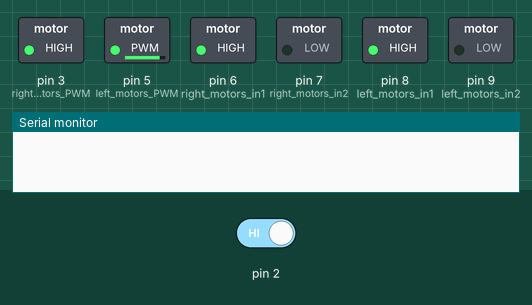
Bench run of a sketch on a simulated Arduino Uno, built with avr-gcc and run on an emulated ATmega328P. On the bench: switched loads named in the sketch (green lamp = pin HIGH), the last lines printed to the serial monitor. The inputs (shaded band) are chosen by the test bench; at power-on: pin 2 HIGH.

Above: at 2.8 s.
2.9 s: pin 2 driven LOW
At 4.1 s:
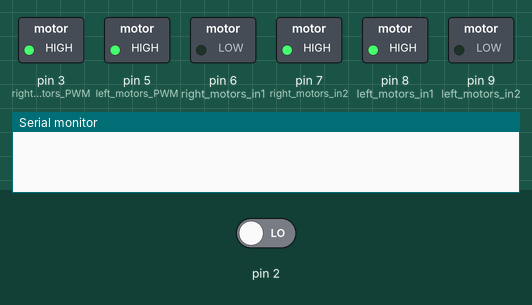
4.5 s: pin 2 driven HIGH
At 5.5 s:
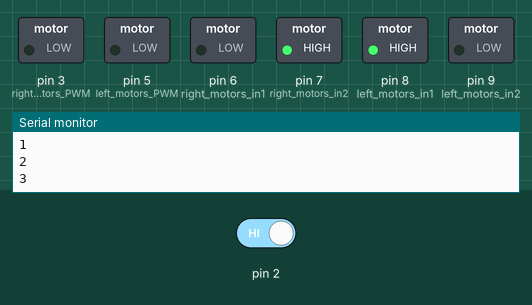
Timing chart, 0 to 13.2 s (numbered marks = the images above; inputs shaded):
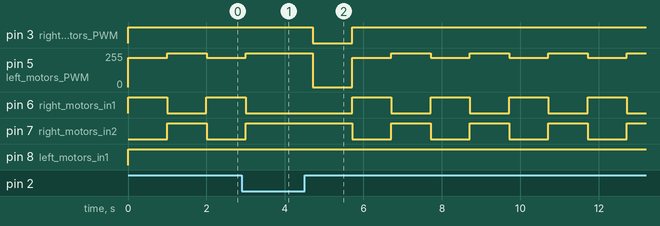

The sketch:

rectangle_Trail_4.ino
```cpp
#define trig 13
#define echo 4
long duration , distance ;
int right_motors_in1 = 6;
int right_motors_in2 = 7;
int right_motors_PWM = 3;
int left_motors_in1 = 8;
int left_motors_in2 = 9;
int left_motors_PWM = 5;
int right ;
int left ;
int center ;
char Data;
String Signal;
char Data2;
String Signal2;
const byte Photo_Interrupter = 2;  // Motor 1 Interrupt Pin - INT 0
float RPS;
float motorspeed;
const float stepcount = 2.00;
// Integers for pulse counters
volatile int counter_A = 0;
// Integers for pulse counters
unsigned int counter_pulse = 0;

// Constant for wheel diameter
const float wheeldiameter = 65; // Wheel diameter in millimeters

float CMtoSteps(float cm) {

  float circumference = (wheeldiameter * 3.14) / 10; // Calculate wheel circumference in cm
  float cm_step = circumference / stepcount;  // CM per Step
  float f_result = cm / cm_step;  // Calculate result as a float
  return f_result;  // End and return result

}
void Forward(float distance)
{ analogWrite (right_motors_PWM , 255);
  digitalWrite (right_motors_in1 , HIGH);
  digitalWrite (right_motors_in2 , LOW);
  analogWrite (left_motors_PWM , 220);
  digitalWrite (left_motors_in1 , HIGH);
  digitalWrite (left_motors_in2 , LOW);
  if ( digitalRead(2) == 0)
  {
    while (1)
    {
      if ( digitalRead(2) == 1)
      {
        counter_A++;
        Serial.println(counter_A);
        delay (70);
      }
      if (CMtoSteps(distance) <= counter_A)
      { analogWrite (right_motors_PWM , 0);
        analogWrite (left_motors_PWM , 0);
        counter_A = 0;
        break;
      }

    }
  }
}
void Rotate (float angle)
{
  analogWrite (right_motors_PWM , 255);
  digitalWrite (right_motors_in1 , LOW);
  digitalWrite (right_motors_in2 , HIGH);
  analogWrite (left_motors_PWM , 255);
  digitalWrite (left_motors_in1 , HIGH);
  digitalWrite (left_motors_in2 , LOW);
  if ( digitalRead(2) == 0)
  {
    while (1)
    {
      if ( digitalRead(2) == 1)
      {
        counter_A++;
        Serial.println(counter_A);
        delay(70);
      }
      if (angle <= counter_A)
      { analogWrite (right_motors_PWM , 0);
        analogWrite (left_motors_PWM , 0);
        counter_A = 0;
        break;
      }
    }
  }
}
void setup() {
  // put your setup code here, to run once:
  pinMode (trig, OUTPUT);
  pinMode (echo, INPUT);
  pinMode (right_motors_in1, OUTPUT);
  pinMode (right_motors_in2, OUTPUT);
  pinMode (right_motors_PWM, OUTPUT);
  pinMode (left_motors_in1, OUTPUT);
  pinMode (left_motors_in2, OUTPUT);
  pinMode (left_motors_PWM, OUTPUT);
  pinMode (10, INPUT);
  pinMode (11, INPUT);
  pinMode (12, INPUT);
  Serial.begin(9600);

}

void loop() {
  for(int i=1;i<=4;i++)
  {
  Forward(200.0);
  delay(1000);
  Rotate(3.0);
  delay(1000);
  }
}


// put your main code here, to run repeatedly:
```

Measured:
- after the input at 2.9 s, pin 5 (left_motors_PWM): goes on until 3.0 s, then stays 255/255; pin 6 (right_motors_in1): goes on until 3.0 s, then stays LOW; pin 7 (right_motors_in2): goes on until 3.0 s, then stays HIGH
- after the input at 4.5 s, pin 3 (right_motors_PWM): HIGH → LOW after 0.21 s, → HIGH 1.0 s later; pin 5 (left_motors_PWM): 255/255 → 0/255 after 0.21 s, then repeats every 2.0 s: 220/255 1.0 s, 255/255 1.0 s; pin 6 (right_motors_in1), pin 7 (right_motors_in2): alternates HIGH for 1.0 s and LOW for 1.0 s, starting after 1.2 s
